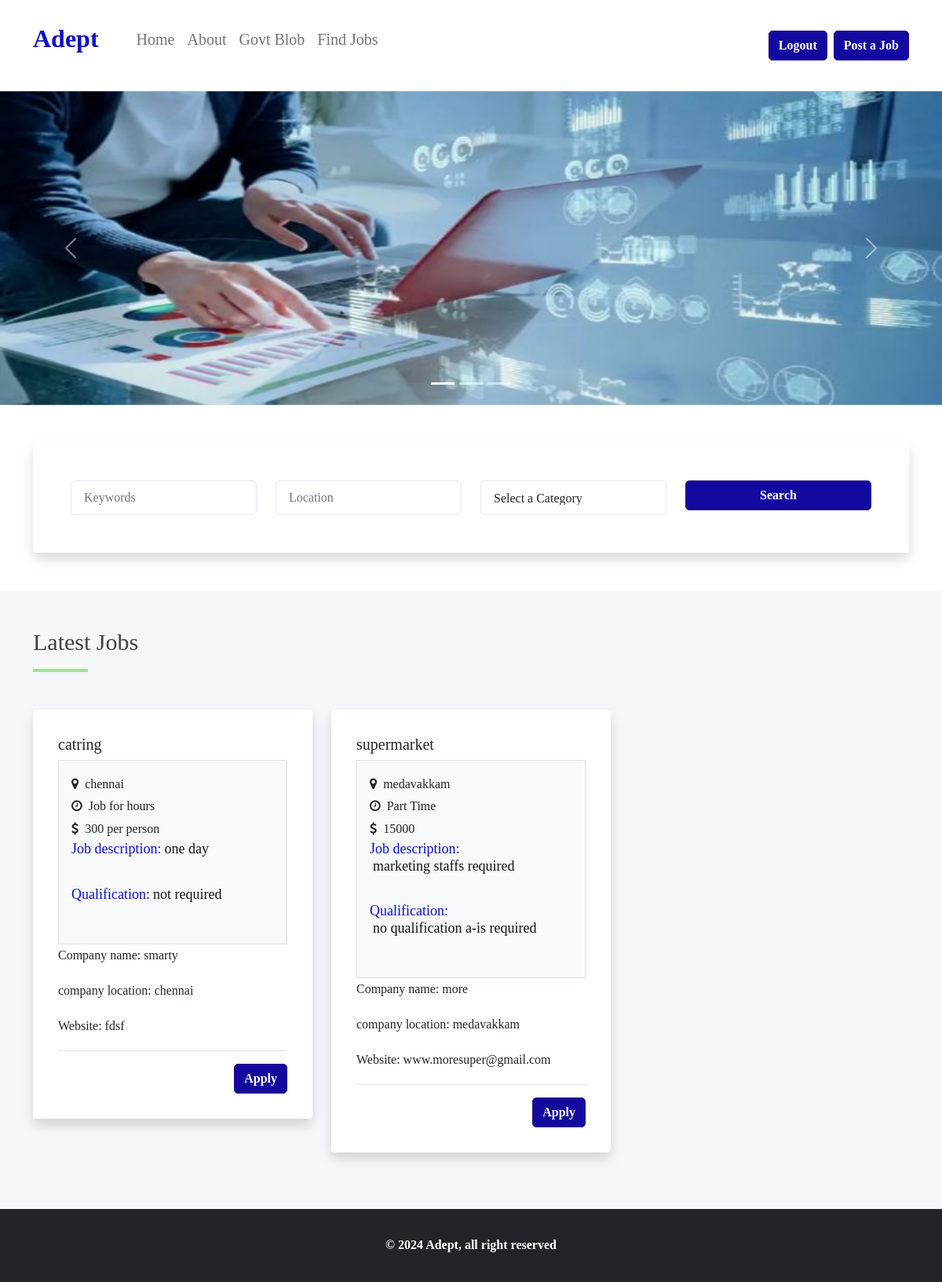
The app's page / (signed in) with its own data.
### tables this page shows
CREATE TABLE jobs(title text,category text,jobnature text,vacancy text,salary text,location text,description text,qualifications text,keywords text,name text, companylocation tect,website text);

### app.py (the view, shortened to what this page needs)
@app.route('/')
def home():
    if 'email' in session:
        sqlconnection = sqlite3.connect('adept.db')
        cur = sqlconnection.cursor()
        cur.execute("""select * from jobs""")
        sqlconnection.commit()
        find = cur.fetchall()
        sqlconnection.close()
        return render_template('index.html', findjobs=find, email=session['email'], password=session['psswd'])

### templates/index.html (shortened to what this page needs)
<!DOCTYPE html>
<html class="no-js" lang="en_AU">
<head>
    <link href="https://cdn.jsdelivr.net/npm/bootstrap@5.0.2/dist/css/bootstrap.min.css" rel="stylesheet">
    <link rel="stylesheet" href="{{url_for('static' ,filename='style.css')}}">
	<link rel="stylesheet" href="https://cdnjs.cloudflare.com/ajax/libs/font-awesome/4.7.0/css/font-awesome.css" />
    <link rel="stylesheet" type="text/css" href="static/style.css" />
</head>
<body data-instant-intensity="mousedown">
<header>
	<nav class="navbar navbar-expand-lg navbar-light bg-white shadow py-3">
		<div class="container">
			<a class="navbar-brand" href="/"><p class="fs-2" style="color:rgba(9, 16, 198);" ><b>Adept</b></p></a>
			<div class="collapse navbar-collapse" id="navbarSupportedContent">
				<ul class="navbar-nav ms-0 ms-sm-0 me-auto mb-2 mb-lg-0 ms-lg-4">
					<li class="nav-item">
						<a class="nav-link" aria-current="page" href="/"><p class="fs-5">Home</p></a>
					</li>
                    <li class="nav-item">
						<a class="nav-link" aria-current="page" href="/about"><p class="fs-5">About</p></a>
					</li>
                    <li class="nav-item">
                        <a class="nav-link" aria-current="page" href="/govtblob"><p class="fs-5">Govt Blob</p></a>
                    </li>
					<li class="nav-item">
						<a class="nav-link" aria-current="page" href="/Findjobs"><p class="fs-5">Find Jobs</p> </a>
					</li>
				</ul>
                {% if 'email' in session %}
                <a class="btn btn-success me-2" href="/logout" type="submit">Logout</a>
            {% else %}
            <a class="btn btn-success me-2" href="/login" type="submit">Login</a>
            {% endif %}
				<a class="btn btn-success my-2 my-sm-0" href="/postjobs" type="submit">Post a Job</a>
			</div>
		</div>
	</nav>
</header>
<div id="carouselExampleCaptions" class="carousel slide" data-bs-ride="carousel">
    <div class="carousel-indicators">
      <button type="button" data-bs-target="#carouselExampleCaptions" data-bs-slide-to="0" class="active" aria-current="true" aria-label="Slide 1"></button>
      <button type="button" data-bs-target="#carouselExampleCaptions" data-bs-slide-to="1" aria-label="Slide 2"></button>
      <button type="button" data-bs-target="#carouselExampleCaptions" data-bs-slide-to="2" aria-label="Slide 3"></button>
    </div>
    <div class="carousel-inner ">
      <div class="carousel-item active">
        <img src="{{url_for('static', filename='img5.jpg')}}" class="d-block w-100" alt="...">
      </div>
    </div>
    <button class="carousel-control-prev" type="button" data-bs-target="#carouselExampleCaptions" data-bs-slide="prev">
      <span class="carousel-control-prev-icon" aria-hidden="true"></span>
    </button>
    <button class="carousel-control-next" type="button" data-bs-target="#carouselExampleCaptions" data-bs-slide="next">
      <span class="carousel-control-next-icon" aria-hidden="true"></span>
    </button>
  </div>
<section class="section-1 py-5 ">
    <div class="container">
        <div class="card border-0 shadow p-5">
            <div class="row">
                <div class="col-md-3 mb-3 mb-sm-3 mb-lg-0">
                    <input type="text" class="form-control" name="search" id="search" placeholder="Keywords">
                </div>
                <div class="col-md-3 mb-3 mb-sm-3 mb-lg-0">
                    <input type="text" class="form-control" name="search" id="search" placeholder="Location">
                </div>
                <div class="col-md-3 mb-3 mb-sm-3 mb-lg-0">
                    <select name="category" id="category" class="form-control">
                        <option value="">Select a Category</option>
                    </select>
                </div>
                <div class=" col-md-3 mb-xs-3 mb-sm-3 mb-lg-0">
                    <div class="d-grid gap-2">
                        <a href="/Findjobs" class="btn btn-success btn-block">Search</a>
                    </div>
                </div>
            </div>
        </div>
    </div>
</section>
<section class="section-3 bg-2 py-5">
    <div class="container">
        <h2>Latest Jobs</h2>
        <div class="row pt-5">
            <div class="job_listing_area">
                <div class="job_lists">
                    <div class="row">
                        {%for i in findjobs%}
                        <div class="col-md-4">
                            <div class="card border-0 p-3 shadow mb-4">
                                <div class="card-body">
                                    <h3 class="border-0 fs-5 pb-2 mb-0" >{{i[0]}}</h3>
                                    <div class="bg-light p-3 border">
                                    <p class="mb-0">
                                        <span class="fw-bolder"><i class="fa fa-map-marker"></i></span>
                                        <span class="ps-1">{{i[5]}}</span>
                                    </p>
                                    <p class="mb-0">
                                        <span class="fw-bolder"><i class="fa fa-clock-o"></i></span>
                                        <span class="ps-1">{{i[2]}}</span>
                                    </p>
                                    <p class="mb-0">
                                        <span class="fw-bolder"><i class="fa fa-usd"></i></span>
                                        <span class="ps-1">{{i[4]}}</span>
                                    </p>
                                    <p class="mb-0">
                                        <h6 style="color:rgba(9, 16, 198);">Job description:<span class="ps-1" style="color:rgb(20, 20, 24);">{{i[6]}}</span></h6>
                                    </p>
                                    <p class="mb-0">
                                        <h6 style="color:rgba(9, 16, 198);" >Qualification:<span class="ps-1" style="color:rgba(20, 20, 24);">{{i[7]}}</span></h6>
                                    </p>
                                </div>
                                <p>Company name: {{i[9]}}</p>
                                <p>company location: {{i[10]}}</p>
                                <p>Website: {{i[11]}}</p>
                                    <div class="border-bottom"></div>
                                    <div class="pt-3 text-end">
                                        <a href="/jobapply" class="btn btn-success">Apply</a>
                                    </div>
                                </div>
                            </div>
                        </div>
                        {% endfor %}
                    </div>
                </div>
            </div>
        </div>
    </div>
</section>
<footer class="bg-dark py-3 bg-2">
<div class="container">
    <p class="text-center text-white pt-3 fw-bold fs-6">© 2024 Adept, all right reserved</p>
</div>
</footer>
</body>
</html>

### templates/index.html (style rules this page uses)
#carouselExampleCaptions img { height: 100px; min-height: 400px; }
.nav-item { left: 120px; }

### records on screen
jobs: title "catring", location "chennai", jobnature "Job for hours", salary "300 per person", description "one day", qualifications "not required", name "smarty", companylocation "chennai", website "fdsf"
jobs: title "supermarket", location "medavakkam", jobnature "Part Time", salary "15000", description "marketing staffs required", qualifications "no qualification a-is required", name "more", companylocation "medavakkam", website "www.moresuper@gmail.com"
